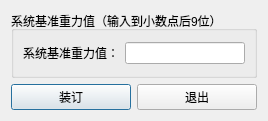
<?xml version="1.0" encoding="UTF-8"?>
<ui version="4.0">
 <class>sysBaseGDialog</class>
 <widget class="QDialog" name="sysBaseGDialog">
  <property name="geometry">
   <rect>
    <x>0</x>
    <y>0</y>
    <width>268</width>
    <height>121</height>
   </rect>
  </property>
  <property name="windowTitle">
   <string>装订系统基准重力值</string>
  </property>
  <layout class="QGridLayout" name="gridLayout_2">
   <item row="0" column="0" colspan="2">
    <widget class="QGroupBox" name="groupBox">
     <property name="title">
      <string>系统基准重力值（输入到小数点后9位）</string>
     </property>
     <layout class="QGridLayout" name="gridLayout">
      <item row="0" column="0">
       <layout class="QHBoxLayout" name="horizontalLayout">
        <item>
         <widget class="QLabel" name="label">
          <property name="text">
           <string>系统基准重力值：</string>
          </property>
         </widget>
        </item>
        <item>
         <widget class="QLineEdit" name="lineEdit">
          <property name="toolTip">
           <string>0~100m/s/s</string>
          </property>
         </widget>
        </item>
       </layout>
      </item>
     </layout>
    </widget>
   </item>
   <item row="1" column="0">
    <widget class="QPushButton" name="pushButton">
     <property name="text">
      <string>装订</string>
     </property>
    </widget>
   </item>
   <item row="1" column="1">
    <widget class="QPushButton" name="pushButton_2">
     <property name="text">
      <string>退出</string>
     </property>
    </widget>
   </item>
  </layout>
 </widget>
 <resources/>
 <connections/>
</ui>
